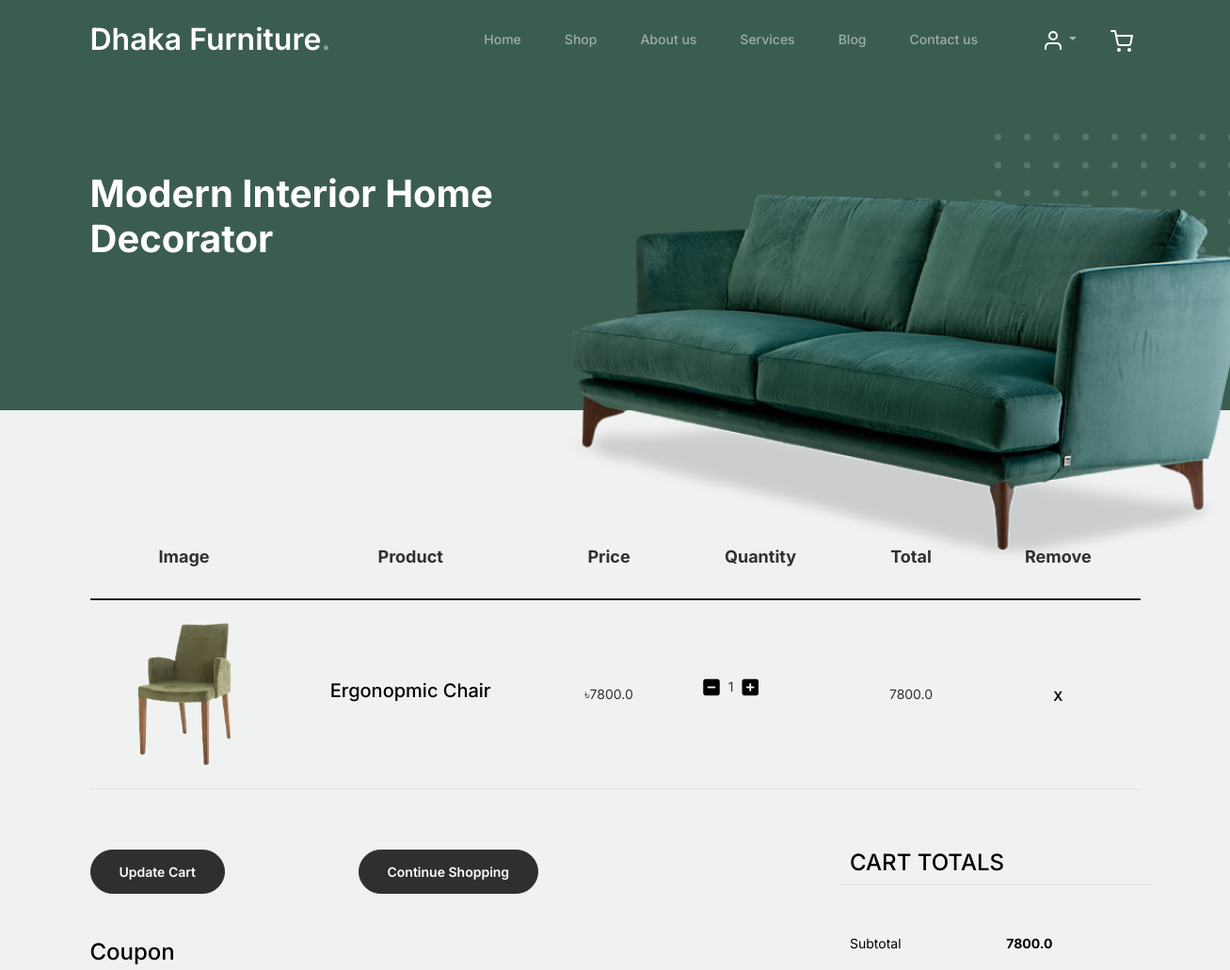
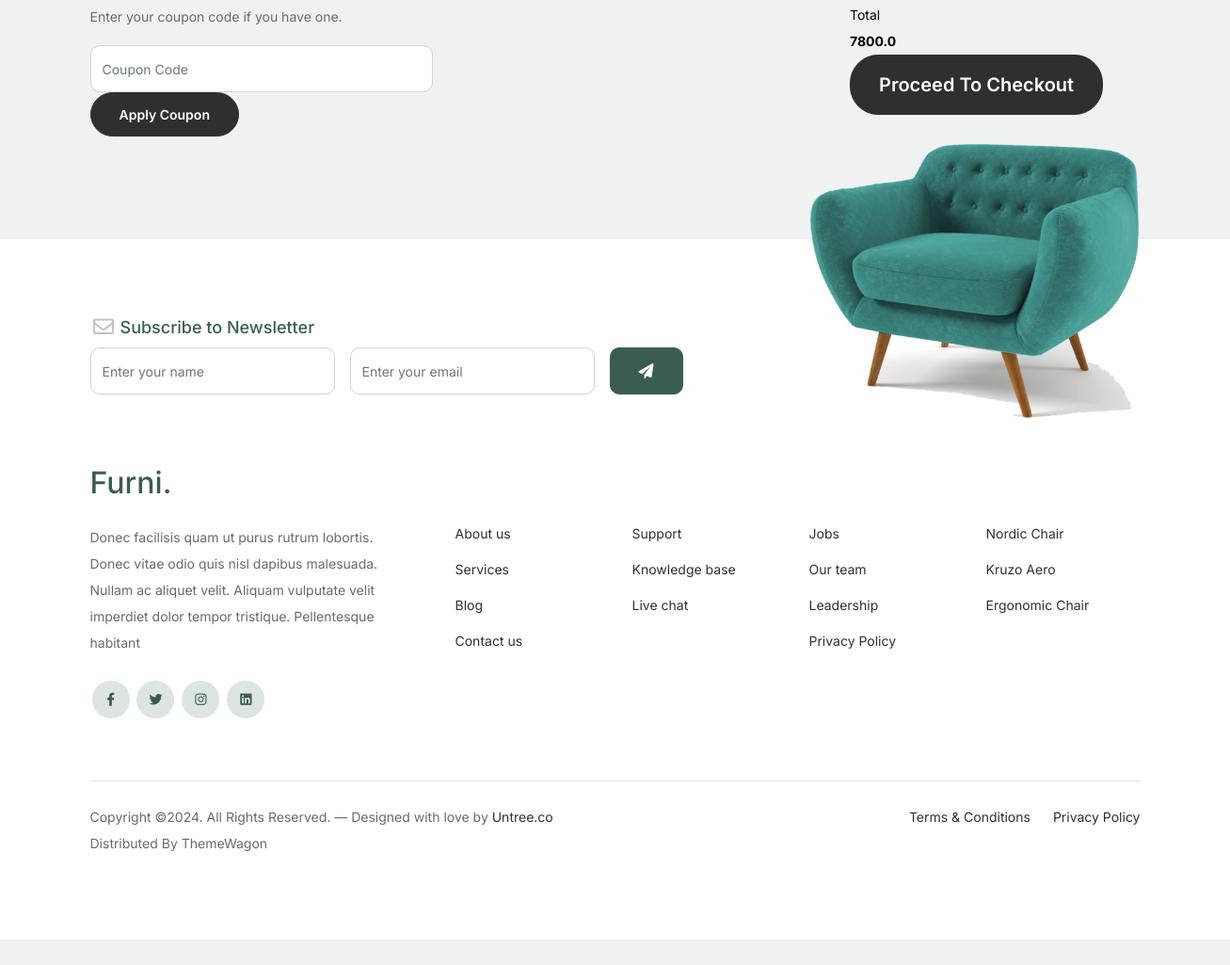
The app's page /cart/ (signed in) with its own data (2 pictures, top to bottom).
### main/models.py (models this page shows, shortened)
class Cart(models.Model):
    user=models.ForeignKey(User, on_delete=models.CASCADE)
    product=models.ForeignKey(Product, on_delete=models.CASCADE)
    quantity=models.PositiveIntegerField(default=1,)
    def line_total(self):
        return self.product.price*self.quantity

class Product(models.Model):
    img=models.ImageField( upload_to='product', verbose_name='Product Image',blank=True,null=True)
    name=models.CharField(verbose_name='Product Name' ,max_length=50)
    product_info=models.TextField(verbose_name='Product Information',blank=True,null=True)
    price=models.FloatField(verbose_name='Product Price')
    discaunt_price=models.FloatField(verbose_name='Product Discaunt Price',default=0.0,blank=True,null=True)
    date=models.DateField(auto_now_add=True)
    abability=models.CharField(choices=STOCK_PRODUCT, max_length=50,blank=True,null=True)

### main/views.py (the view, shortened to what this page needs)
# urls.py: path('cart/',views.show_cart,name='cart'),
def show_cart(request):
    if request.user.is_authenticated:
        user = request.user
        cart = Cart.objects.filter(user=user)
        amount = 0.0
        cart_product = [p for p in Cart.objects.all() if p.user == user]
        if cart_product:
            for p in cart_product:
                temamount = p.quantity * p.product.price
                amount = temamount + amount
            coupon_discaunt = request.session.get('total_discaunt')
            code = request.session.get('coupon_code')
            return render(request, "cart.html", {'cart': cart, 'line_total': Cart.line_total, 'amount': amount, 'coupon_discaunt': coupon_discaunt, 'code': code})
        else:
            return render(request, '404.html')
    else:
        return redirect('login')  # Redirect to login page if user is not authenticated

### main/templates/cart.html (shortened to what this page needs)
{% extends "base.html" %}
{% load static %}
{% block content %}
<div class="hero">
	<div class="container">
		<div class="row justify-content-between">
			<div class="col-lg-5">
				<div class="intro-excerpt">
					<h1>Modern Interior <span clsas="d-block">Home Decorator</span></h1>
				</div>
			</div>
			<div class="col-lg-7">
				<div class="hero-img-wrap">
					<img src="{% static "images/couch.png" %}" class="img-fluid">
				</div>
			</div>
		</div>
	</div>
</div>
		<div class="untree_co-section before-footer-section">
            <div class="container">
              <div class="row mb-5">
                <form class="col-md-12" method="post">
                  <div class="site-blocks-table">
                    <table class="table">
                      <thead>
                        <tr>
                          <th class="product-thumbnail">Image</th>
                          <th class="product-name">Product</th>
                          <th class="product-price">Price</th>
                          <th class="product-quantity">Quantity</th>
                          <th class="product-total">Total</th>
                          <th class="product-remove">Remove</th>
                        </tr>
                      </thead>
                      <tbody>
						{% for cart_item in cart %}
								<tr>
									<td class="product-thumbnail">
										<img src="{{ cart_item.product.img.url }}" alt="Image" class="img-fluid">
									</td>
									<td class="product-name">
										<h2 class="h5 text-black">{{ cart_item.product.name }}</h2>
									</td>
									<td>৳{{ cart_item.product.price }}</td>
									<td>
										<div class="input-group mb-3 d-flex align-items-center quantity-container" style="max-width: 120px;">
											<a class="minus-cart btn" data-cart-id="{{ cart_item.id }}"><i class="fas fa-minus-square fa-lg"></i></a>
											<span class="quantity" id="quantity-{{ cart_item.id }}">{{ cart_item.quantity }}</span>
											<a class="plus-cart btn" data-cart-id="{{ cart_item.id }}"><i class="fas fa-plus-square fa-lg"></i></a>
										</div>
									</td>
									<td>{{ cart_item.line_total }}</td>
									<td><a href="{% url "delete_carts" cart_item.id %}" class="btn btn-black btn-sm">X</a></td>
								</tr>
								{% endfor %}
                      </tbody>
                    </table>
                  </div>
                </form>
              </div>
              <div class="row">
                <div class="col-md-6">
                  <div class="row mb-5">
                    <div class="col-md-6 mb-3 mb-md-0">
                      <a href="{% url "cart" %}"><button class="btn btn-black btn-sm btn-block">Update Cart</button></a>
                    </div>
                    <div class="col-md-6">
                      <a href="{% url "shop" %}"><button class="btn btn-outline-black btn-sm btn-block">Continue Shopping</button></a>
                    </div>
                  </div>
                  <div class="row">
                    <div class="col-md-12">
                      <label class="text-black h4" for="coupon">Coupon</label>
                      <p>Enter your coupon code if you have one.</p>
                    </div>
                    <form action="" method='POST'>
                      <div class="col-md-8 mb-3 mb-md-0">
                        <input type="text" name='code' class="form-control py-3" id="coupon" placeholder="Coupon Code">
                      </div>
                      <div class="col-md-4">
                        <button type='submit' class="btn btn-black btn-sm btn-block">Apply Coupon</button>
                      </div>
                  </form>
                  </div>
                </div>
                <div class="col-md-6 pl-5">
                  <div class="row justify-content-end">
                    <div class="col-md-7">
                      <div class="row">
                        <div class="col-md-12 text-right border-bottom mb-5">
                          <h3 class="text-black h4 text-uppercase">Cart Totals</h3>
                        </div>
                      </div>
                      <div class="row mb-3">
                        <div class="col-md-6">
                          <span class="text-black">Subtotal</span>
                        </div>
                        <div class="col-md-6 text-right">
                          <strong class="text-black">{{amount}}</strong>
                        </div>
                      </div>
                      <div class="row mb-5">
                        <div class="col-md-6">
                          {% if coupon_discaunt %}
                          <span class="text-black">Total</span>
                        </div>
                        <div class="col-md-6 text-right">
                          <strong class="text-black">{{coupon_discaunt}}</strong>
                        </div>
                        {% else %}
                        <div class="col-md-6">
                          <span class="text-black">Total</span>
                        </div>
                        <div class="col-md-6 text-right">
                          <strong class="text-black">{{amount}}</strong>
                        </div>
                        {% endif %}
                      </div>
                      <div class="row">
                        <div class="col-md-12">
                          <button class="btn btn-black btn-lg py-3 btn-block" onclick="window.location='checkout.html'">Proceed To Checkout</button>
                        </div>
                      </div>
                    </div>
                  </div>
                </div>
              </div>
            </div>
          </div>
		<br> <br> <br>
		{% endblock content %}

### main/static/css/style.css (style rules this page uses)
body { overflow-x: hidden; position: relative; }
body { font-family: "Inter", sans-serif; font-weight: 400; line-height: 28px; color: #6a6a6a; font-size: 14px; background-color: #eff2f1; }
a { text-decoration: none; -webkit-transition: .3s all ease; -o-transition: .3s all ease; transition: .3s all ease; color: #2f2f2f; text-decoration: underline; }
.hero { background: #3b5d50; padding: calc(4rem - 30px) 0 0rem 0; }
@media (min-width: 768px) { .hero { padding: calc(4rem - 30px) 0 4rem 0; } }
@media (min-width: 992px) { .hero { padding: calc(8rem - 30px) 0 8rem 0; } }
.hero .intro-excerpt { position: relative; z-index: 4; }
@media (min-width: 992px) { .hero .intro-excerpt { max-width: 450px; } }
.hero h1 { font-weight: 700; color: #ffffff; margin-bottom: 30px; }
.hero .hero-img-wrap { position: relative; }
.hero .hero-img-wrap img { position: relative; top: 0px; right: 0px; z-index: 2; max-width: 780px; left: -20px; }
@media (min-width: 768px) { .hero .hero-img-wrap img { right: 0px; left: -100px; } }
@media (min-width: 992px) { .hero .hero-img-wrap img { left: 0px; top: -80px; position: absolute; right: -50px; } }
@media (min-width: 1200px) { .hero .hero-img-wrap img { left: 0px; top: -80px; right: -100px; } }
.hero .hero-img-wrap:after { content: ""; position: absolute; width: 255px; height: 217px; background-image: url("../images/dots-light.svg"); background-size: contain; background-repeat: no-repeat; right: -100px; top: -0px; }
@media (min-width: 1200px) { .hero .hero-img-wrap:after { top: -40px; } }
.btn { font-weight: 600; padding: 12px 30px; border-radius: 30px; color: #ffffff; background: #2f2f2f; border-color: #2f2f2f; }
.before-footer-section { padding: 7rem 0 12rem 0 !important; }
.untree_co-section { padding: 7rem 0; }
.form-control { height: 50px; border-radius: 10px; font-family: "Inter", sans-serif; }
.site-blocks-table { overflow: auto; }
.site-blocks-table .product-thumbnail { width: 200px; }
.site-blocks-table .btn { padding: 2px 10px; }
.site-blocks-table thead th { padding: 30px; text-align: center; border-width: 0px !important; vertical-align: middle; color: rgba(0, 0, 0, 0.8); font-size: 18px; }
.site-blocks-table td { padding: 20px; text-align: center; vertical-align: middle; color: rgba(0, 0, 0, 0.8); }
.site-blocks-table tbody tr:first-child td { border-top: 1px solid #3b5d50 !important; }
.site-blocks-table .btn { background: none !important; color: #000000; border: none; height: auto !important; }

### records on screen
Cart: product.img (picture), product.name "Ergonopmic Chair", product.price "7800.0", quantity "1", line_total "7800.0"

### other values on screen
{{ amount }} "7800.0"
